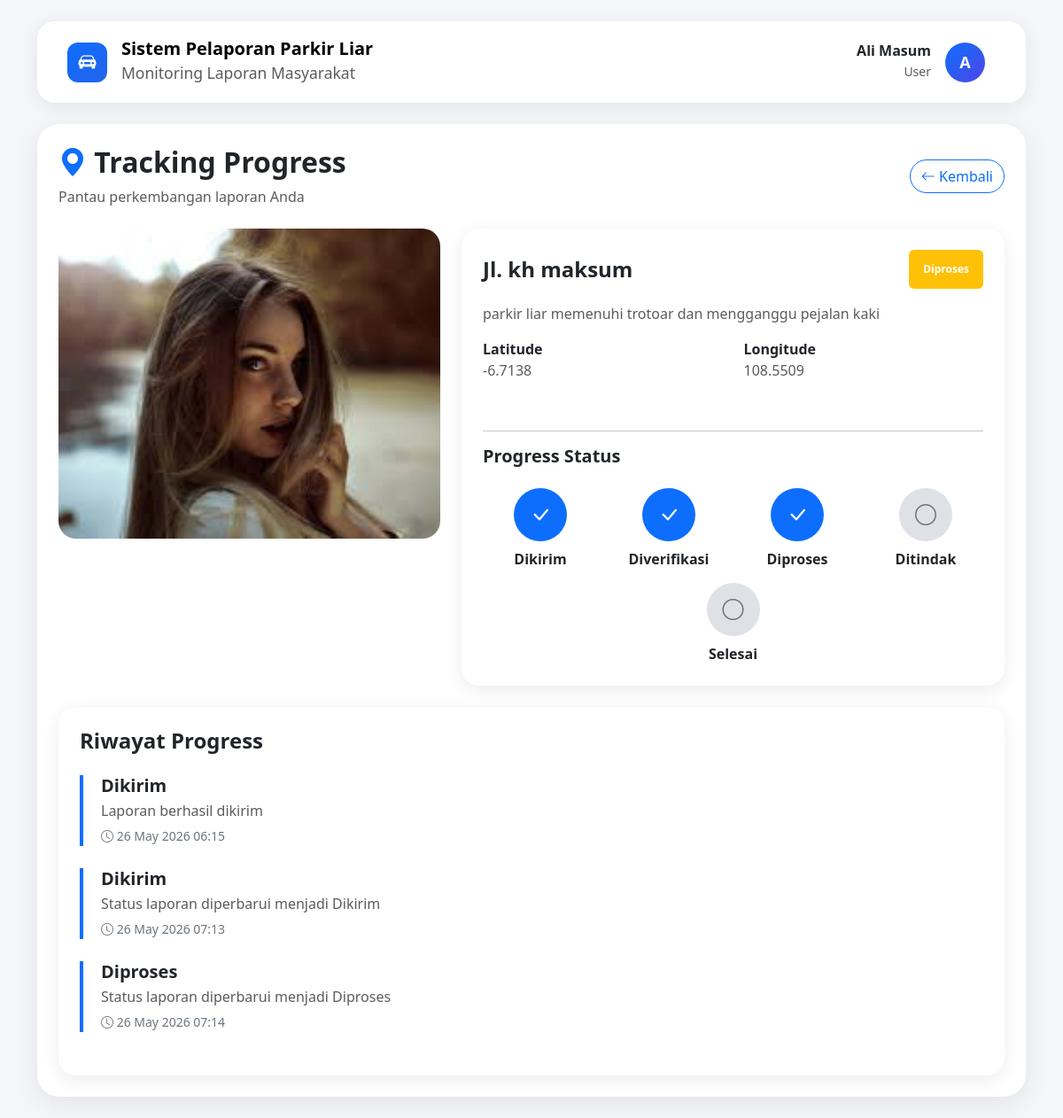
The page /user/tracking.php?id=1 (signed in) on the database its author committed.
### tables this page shows
CREATE TABLE `laporan` (
  `id_laporan` int(11) NOT NULL,
  `id_user` int(11) NOT NULL,
  `foto` varchar(255) NOT NULL,
  `deskripsi` text NOT NULL,
  `latitude` varchar(50) NOT NULL,
  `longitude` varchar(50) NOT NULL,
  `alamat_lokasi` text DEFAULT NULL,
  `status` enum('Dikirim','Diverifikasi','Diproses','Ditindak','Selesai','Ditolak') DEFAULT 'Dikirim',
  `created_at` timestamp NOT NULL DEFAULT current_timestamp()
);

CREATE TABLE `status_laporan` (
  `id_status` int(11) NOT NULL,
  `id_laporan` int(11) NOT NULL,
  `status` enum('Dikirim','Diverifikasi','Diproses','Ditindak','Selesai','Ditolak') NOT NULL,
  `catatan` text DEFAULT NULL,
  `updated_by` int(11) DEFAULT NULL,
  `created_at` timestamp NOT NULL DEFAULT current_timestamp()
);

### user/tracking.php (the view, shortened to what this page needs)
<?php
include __DIR__.'/../config/koneksi.php';
$id_user = $_SESSION['id_user'];
$id_laporan = (int) $_GET['id'];
$queryLaporan = mysqli_query($conn,
    "SELECT *
    FROM laporan
    WHERE id_laporan='$id_laporan'
    AND id_user='$id_user'"
);
$data = mysqli_fetch_assoc($queryLaporan);
$queryStatus = mysqli_query($conn,
    "SELECT *
    FROM status_laporan
    WHERE id_laporan='$id_laporan'
    ORDER BY created_at ASC"
);
$statusList = [
    'Dikirim',
    'Diverifikasi',
    'Diproses',
    'Ditindak',
    'Selesai'
];
$currentIndex =
array_search($data['status'], $statusList);
switch ($data['status']) {
    case 'Diproses':
        $badge = 'warning';
        break;
}
?>
<!DOCTYPE html>
<html lang="id">
<head>
<link href="https://cdn.jsdelivr.net/npm/bootstrap@5.3.3/dist/css/bootstrap.min.css"
rel="stylesheet">
<link rel="stylesheet"
href="https://cdn.jsdelivr.net/npm/bootstrap-icons@1.11.3/font/bootstrap-icons.min.css">
</head>
<body>
<div class="container py-4">
    <?php include '../components/header.php'; ?>
    <div class="card page-card p-4">
        <div class="d-flex justify-content-between align-items-center mb-4">
            <div>
                <h2 class="fw-bold">
                    <i class="bi bi-geo-alt-fill text-primary"></i>
                    Tracking Progress
                </h2>
                <p class="text-muted mb-0">
                    Pantau perkembangan laporan Anda
                </p>
            </div>
            <a href="riwayat.php"
               class="btn btn-outline-primary rounded-pill">
                <i class="bi bi-arrow-left"></i>
                Kembali
            </a>
        </div>
        <div class="row g-4">
            <div class="col-lg-5">
                <img
                src="../assets/uploads/laporan/<?= $data['foto']; ?>"
                class="report-img">
            </div>
            <div class="col-lg-7">
                <div class="card timeline-card p-4 h-100">
                    <div class="d-flex justify-content-between align-items-center mb-3">
                        <h4 class="fw-bold mb-0">
                            <?= htmlspecialchars(
                                $data['alamat_lokasi']
                                ?: 'Lokasi Tidak Diketahui'
                            ); ?>
                        </h4>
                        <span class="badge bg-<?= $badge ?> p-3">
                            <?= $data['status']; ?>
                        </span>
                    </div>
                    <p class="text-muted">
                        <?= htmlspecialchars(
                            $data['deskripsi']
                        ); ?>
                    </p>
                    <div class="row mb-4">
                        <div class="col-md-6">
                            <strong>Latitude</strong>
                            <p class="text-muted">
                                <?= $data['latitude']; ?>
                            </p>
                        </div>
                        <div class="col-md-6">
                            <strong>Longitude</strong>
                            <p class="text-muted">
                                <?= $data['longitude']; ?>
                            </p>
                        </div>
                    </div>
                    <hr>
                    <h5 class="fw-bold mb-4">
                        Progress Status
                    </h5>
                    <div class="step-wrapper">
                        <?php foreach($statusList as $index => $status): ?>
                            <div class="step
                                <?= $index <= $currentIndex
                                ? 'active' : '' ?>">
                                <div class="step-circle">
                                    <?php if(
                                        $index <= $currentIndex
                                    ): ?>
                                        <i class="bi bi-check-lg"></i>
                                    <?php else: ?>
                                        <i class="bi bi-circle"></i>
                                    <?php endif; ?>
                                </div>
                                <div class="mt-2 fw-semibold">
                                    <?= $status ?>
                                </div>
                            </div>
                        <?php endforeach; ?>
                    </div>
                </div>
            </div>
        </div>
        <div class="card timeline-card p-4 mt-4">
            <h4 class="fw-bold mb-4">
                Riwayat Progress
            </h4>
            <?php while($status = mysqli_fetch_assoc($queryStatus)): ?>
                <div class="history-item">
                    <h5 class="fw-bold mb-1">
                        <?= $status['status']; ?>
                    </h5>
                    <p class="text-muted mb-1">
                        <?= htmlspecialchars(
                            $status['catatan']
                        ); ?>
                    </p>
                    <small class="text-secondary">
                        <i class="bi bi-clock"></i>
                        <?= date(
                            'd M Y H:i',
                            strtotime(
                                $status['created_at']
                            )
                        ); ?>
                    </small>
                </div>
            <?php endwhile; ?>
        </div>
    </div>
</div>
</body>
</html>

### user/tracking.php (style rules this page uses)
body { background:#f4f6f9; }
.page-card { border:none; border-radius:25px; box-shadow:0 8px 30px rgba(0,0,0,.08); }
.report-img { width:100%; height:350px; object-fit:cover; border-radius:20px; }
.step-wrapper { display:flex; justify-content:space-between; flex-wrap:wrap; gap:15px; }
.step { flex:1; min-width:120px; text-align:center; position:relative; }
.step-circle { width:60px; height:60px; border-radius:50%; background:#dee2e6; display:flex; align-items:center; justify-content:center; margin:auto; font-size:24px; color:#6c757d; }
.step.active .step-circle { background:#0d6efd; color:white; }
.timeline-card { border:none; border-radius:20px; box-shadow:0 5px 20px rgba(0,0,0,.08); }
.history-item { border-left:4px solid #0d6efd; padding-left:20px; margin-bottom:25px; }

### rows shown on the page
laporan: foto (picture), alamat_lokasi "Jl. kh maksum", status "Diproses", deskripsi "parkir liar memenuhi trotoar dan mengganggu pejalan kaki", latitude "-6.7138", longitude "108.5509"
status_laporan: status "Dikirim", catatan "Laporan berhasil dikirim", created_at "26 May 2026 06:15"
status_laporan: status "Dikirim", catatan "Status laporan diperbarui menjadi Dikirim", created_at "26 May 2026 07:13"
status_laporan: status "Diproses", catatan "Status laporan diperbarui menjadi Diproses", created_at "26 May 2026 07:14"

### other values the page prints
$nama "Ali Masum"
$role "User"
substr($nama,0,1) "A"
$status "Dikirim"
$status "Diverifikasi"
$status "Diproses"
$status "Ditindak"
$status "Selesai"
